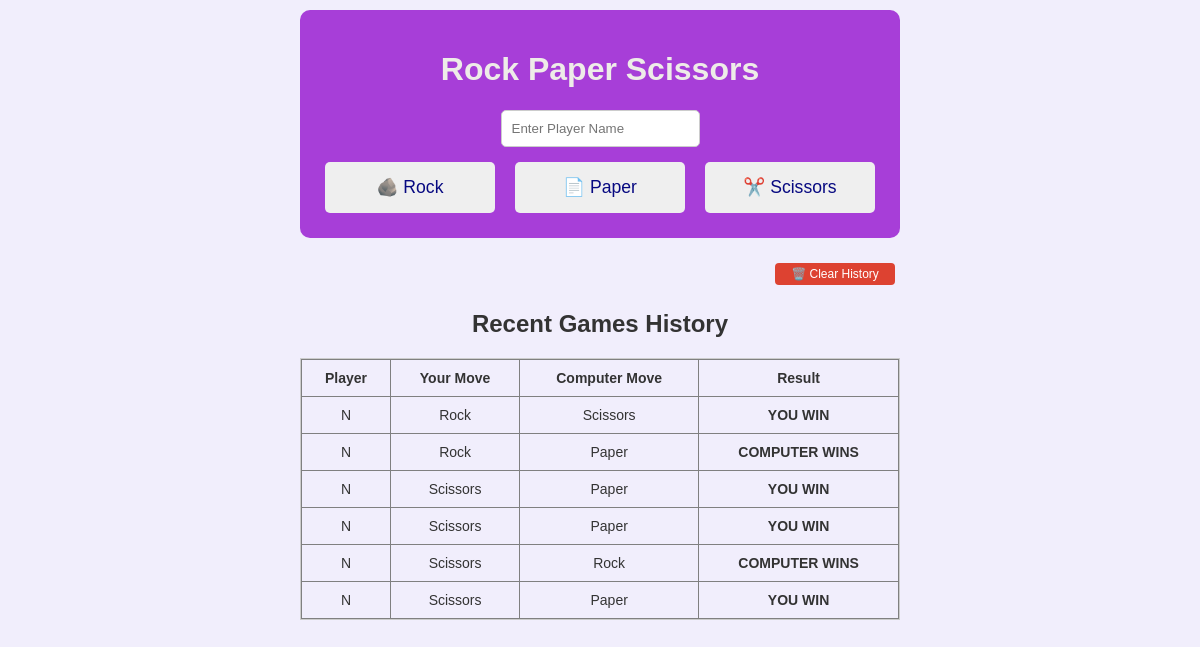
The page / on the database its author committed.
### tables this page shows
CREATE TABLE `game_log` (
  `id` int(11) NOT NULL,
  `player_name` varchar(50) DEFAULT NULL,
  `player_move` varchar(20) NOT NULL,
  `computer_move` varchar(20) NOT NULL,
  `result` varchar(20) NOT NULL,
  `played_at` timestamp NOT NULL DEFAULT current_timestamp()
);

### index.php (the view, shortened to what this page needs)
<?php
include 'db.php';
?>
<!DOCTYPE html>
<html lang="en">
<head>
    <link rel="stylesheet" href="style.css?v=<?php echo time(); ?>">
</head>
<body>
<div class="game">
    <h1>Rock Paper Scissors</h1>
    <form method="post" action="index.php">
        <?php if (empty($_SESSION['player_name'])): ?>
            <input type="text" name="player_name" placeholder="Enter Player Name" required
                   style="padding: 10px; border-radius: 5px; border: 1px solid #ccc; margin-bottom: 10px;">
        <?php endif; ?>
        <div class="button-group">
            <button type="submit" name="choice" value="Rock">🪨 Rock</button>
            <button type="submit" name="choice" value="Paper">📄 Paper</button>
            <button type="submit" name="choice" value="Scissors">✂️ Scissors</button>
        </div>
    </form>
</div> <div class="history-section" style="max-width: 600px; margin: 20px auto; color: #333;">
    <form method="post" style="text-align: right; margin-bottom: 10px;">
        <button type="submit" name="clear_history"
                onclick="return confirm('Delete all game history?')"
                style="background-color: #dd4231ff; color: white; padding: 4px 10px; font-size: 12px; border: none; border-radius: 4px; cursor: pointer;">
            🗑️ Clear History
        </button>
    </form>
    <h2>Recent Games History</h2>
    <div class="table-wrapper"> <table border="1" width="100%" cellpadding="10">
            <thead>
                <tr>
                    <th>Player</th>
                    <th>Your Move</th>
                    <th>Computer Move</th>
                    <th>Result</th>
                </tr>
            </thead>
            <tbody>
                <?php
                $sql = "SELECT * FROM game_log ORDER BY id DESC LIMIT 10";
                $history_result = $conn->query($sql);
                if ($history_result && $history_result->num_rows > 0) {
                    while($row = $history_result->fetch_assoc()) {
                        echo "<tr>";
                        echo "<td>" . htmlspecialchars($row["player_name"]) . "</td>";
                        echo "<td>" . ucfirst($row["player_move"]) . "</td>";
                        echo "<td>" . ucfirst($row["computer_move"]) . "</td>";
                        echo "<td><strong>" . strtoupper($row["result"]) . "</strong></td>";
                        echo "</tr>";
                    }
                } else {
                    echo "<tr><td colspan='4'>No games recorded yet.</td></tr>";
                }
                ?>
            </tbody>
        </table>
    </div>
</div>
</body>
</html>

### style.css (style rules this page uses)
* { box-sizing: border-box; }
body { font-family: Arial, sans-serif; background: #f1eefc; color: #eeece8; text-align: center; margin: 0; padding: 10px; }
.game { display: block; margin-top: 20px; background: #a73ed8; color: #eeece8; padding: 20px; border-radius: 10px; max-width: 600px; width: 95%; margin: 0 auto; text-align: center; }
.button-group { display: flex; flex-wrap: wrap; justify-content: center; gap: 10px; }
button { flex: 1 1 120px; font-size: 1.1rem; padding: 15px; color: #070981; margin: 5px; border: none; border-radius: 5px; cursor: pointer; min-width: 120px; transition: 0.3s; }
.table-wrapper { width: 100%; overflow-x: auto; margin-top: 20px; border: 1px solid #ccc; }
table { width: 100%; font-size: 14px; border-collapse: collapse; min-width: 400px; }

### rows shown on the page
game_log: player_name "N", player_move "Rock", computer_move "Scissors", result "YOU WIN"
game_log: player_name "N", player_move "Rock", computer_move "Paper", result "COMPUTER WINS"
game_log: player_name "N", player_move "Scissors", computer_move "Paper", result "YOU WIN"
game_log: player_name "N", player_move "Scissors", computer_move "Paper", result "YOU WIN"
game_log: player_name "N", player_move "Scissors", computer_move "Rock", result "COMPUTER WINS"
game_log: player_name "N", player_move "Scissors", computer_move "Paper", result "YOU WIN"
